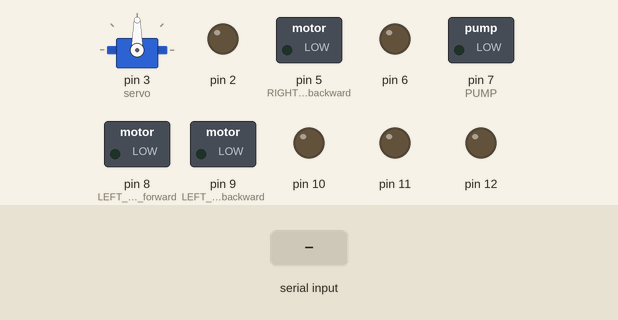
This sketch was run on a simulated Arduino Uno, built with avr-gcc and run on an emulated ATmega328P. Parts: servo, switched loads named in the sketch (green lamp = pin HIGH), output pins drawn as LEDs (lit = HIGH). The inputs (shaded band) are chosen by the test bench.

Above: at 1.2 s.
1.3 s: "F" received over Serial
At 2.2 s:
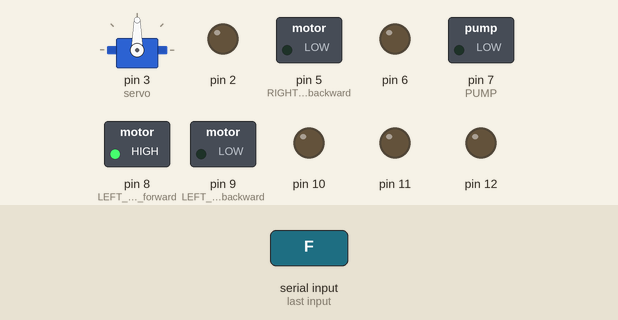
2.8 s: "B" received over Serial
At 3.4 s:
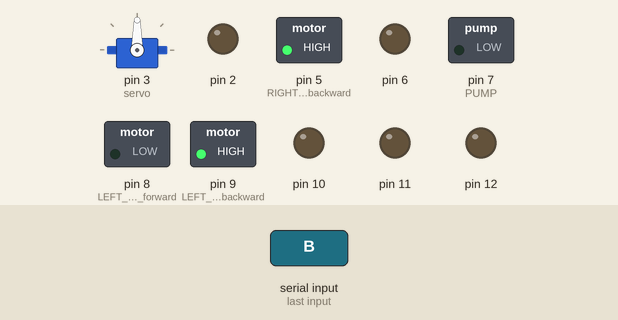
4.3 s: "r" received over Serial
At 5.5 s:
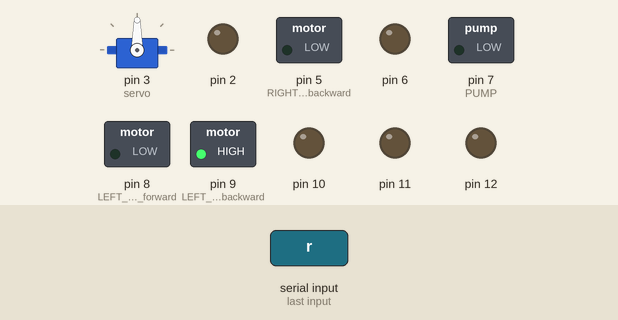
5.8 s: "l" received over Serial
At 6.8 s:
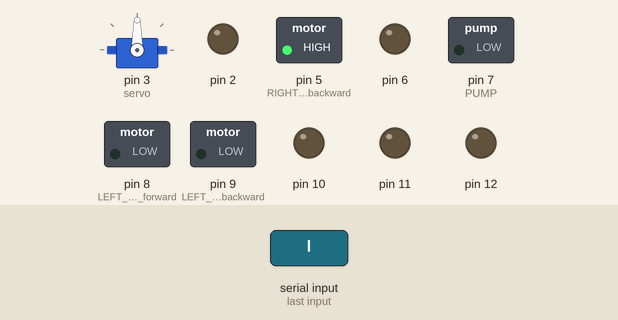
7.3 s: "P" received over Serial
At 8.0 s:
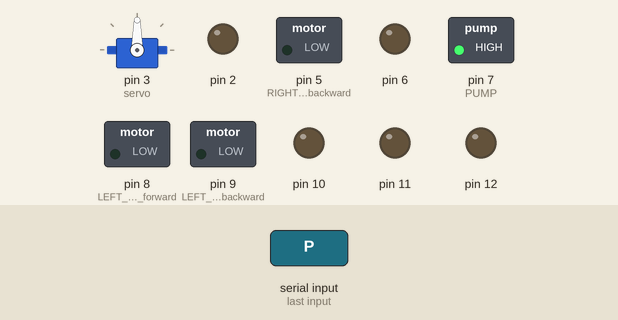
8.8 s: "D" received over Serial
At 10.2 s:
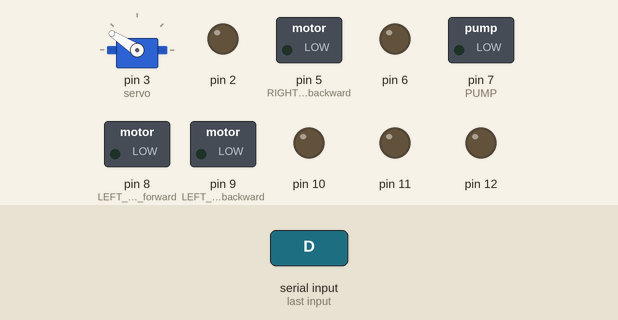
Timing chart, 0 to 11.3 s (numbered marks = the images above; inputs shaded):
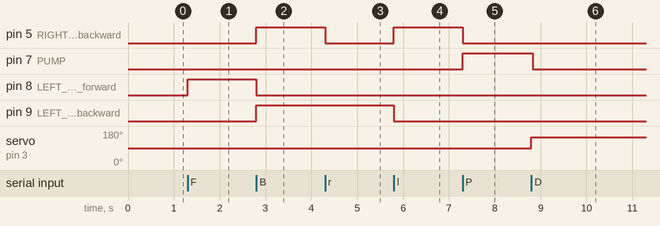

The sketch:

FFC.ino
```cpp
#include <Servo.h>   //SERVO LIBRARY

/*PINS CONFIGURATION*/

/*water pump pins*/
#define PUMP 7

/*Right motors*/

#define RIGHT_MOTORS_forward 4
#define RIGHT_MOTORS_backward 5

/*Left motors*/

#define LEFT_MOTORS_forward 8
#define LEFT_MOTORS_backward 9


/*SERVO MOTOR (~)*/
#define servo 3

/*VARIABLES*/

char reading; //the reading from the controller to the blutooth module

float pos = 0;  //the angle of the servo motor

Servo gun;      //creating an object for servo motor


/*
the function takes nothing and doesn't return anything
>>>>>>>>>>>>>>>>>>>>>>>>>>>>>>>>>>>>>>>>>>>>>>>>>>>>>>>>>>>>>>>>>>>>>>>>>>

turning  the forward relays on -->HIGH:
pins 4,8

turning all the forward relays off -->LOW:
pin  5,9

>>>>>>>>>>>>>>>>>>>>>>>>>>>>>>>>>>>>>>>>>>>>>>>>>>>>>>>>>>>>>>>>>>>>>>>>>>

water pump off

>>>>>>>>>>>>>>>>>>>>>>>>>>>>>>>>>>>>>>>>>>>>>>>>>>>>>>>>>>>>>>>>>>>>>>>>>>
F:FORWARD

                      ^
(F)  O|     |O  (F)   |
      |     |         |
      |     |         |
(F)  O|     |O  (F)   |

*/


void forward()
{
  digitalWrite(RIGHT_MOTORS_forward,HIGH);
  digitalWrite(LEFT_MOTORS_forward,HIGH);

  digitalWrite(RIGHT_MOTORS_backward,LOW);
  digitalWrite(LEFT_MOTORS_backward,LOW);

  digitalWrite(PUMP,LOW);
}


/*
the function takes nothing and doesn't return anything
>>>>>>>>>>>>>>>>>>>>>>>>>>>>>>>>>>>>>>>>>>>>>>>>>>>>>>>>>>>>>>>>>>>>>>>>>>

turning  the forward relays off -->LOW:
pins 4,8

turning all the forward relays on -->HIGH:
pin  5,9

>>>>>>>>>>>>>>>>>>>>>>>>>>>>>>>>>>>>>>>>>>>>>>>>>>>>>>>>>>>>>>>>>>>>>>>>>>

water pump off

>>>>>>>>>>>>>>>>>>>>>>>>>>>>>>>>>>>>>>>>>>>>>>>>>>>>>>>>>>>>>>>>>>>>>>>>>>
B:backward

(B)  O|     |O  (B)      |
      |     |            |
      |     |            |
(B)  O|     |O  (B)      |
                        \ /
*/


void backward()
{
  digitalWrite(RIGHT_MOTORS_forward,LOW);
  digitalWrite(LEFT_MOTORS_forward,LOW);

  digitalWrite(RIGHT_MOTORS_backward,HIGH);
  digitalWrite(LEFT_MOTORS_backward,HIGH);

  digitalWrite(PUMP,LOW);
}


/*
the function takes nothing and doesn't return anything
>>>>>>>>>>>>>>>>>>>>>>>>>>>>>>>>>>>>>>>>>>>>>>>>>>>>>>>>>>>>>>>>>>>>>>>>>>

turning  the RIGHT relays off -->LOW:
pins 4,5

turning all the LEFT relays on -->HIGH: (back)
pin  9
>>>>>>>>>>>>>>>>>>>>>>>>>>>>>>>>>>>>>>>>>>>>>>>>>>>>>>>>>>>>>>>>>>>>>>>>>>

water pump off

>>>>>>>>>>>>>>>>>>>>>>>>>>>>>>>>>>>>>>>>>>>>>>>>>>>>>>>>>>>>>>>>>>>>>>>>>>
S:STOP

(B)  O|     |O  (S)
      |     |
      |     |
(B)  O|     |O  (S)
       \
        \
         \
          -->
*/
void right_backward()
{
  digitalWrite(RIGHT_MOTORS_forward,LOW);
  digitalWrite(LEFT_MOTORS_forward,LOW);

  digitalWrite(RIGHT_MOTORS_backward,LOW);
  digitalWrite(LEFT_MOTORS_backward,HIGH);

  digitalWrite(PUMP,LOW);

}


/*
the function take nothing and doesn't return anything
>>>>>>>>>>>>>>>>>>>>>>>>>>>>>>>>>>>>>>>>>>>>>>>>>>>>>>>>>>>>>>>>>>>>>>>>>>

turning  the RIGHT relays off -->LOW:
pins 4,5

turning all the LEFT relays on -->HIGH: (forward)
pin  8
>>>>>>>>>>>>>>>>>>>>>>>>>>>>>>>>>>>>>>>>>>>>>>>>>>>>>>>>>>>>>>>>>>>>>>>>>>

water pump off

>>>>>>>>>>>>>>>>>>>>>>>>>>>>>>>>>>>>>>>>>>>>>>>>>>>>>>>>>>>>>>>>>>>>>>>>>>
S:STOP

           -->
          /
         /
        /
       /
(F)  O|     |O  (S)
      |     |
      |     |
(F)  O|     |O  (S)
*/
void right_forward()
{
  digitalWrite(RIGHT_MOTORS_forward,LOW);
  digitalWrite(LEFT_MOTORS_forward,HIGH);

  digitalWrite(RIGHT_MOTORS_backward,LOW);
  digitalWrite(LEFT_MOTORS_backward,LOW);

  digitalWrite(PUMP,LOW);
}

/*
the function take nothing and doesn't return anything
>>>>>>>>>>>>>>>>>>>>>>>>>>>>>>>>>>>>>>>>>>>>>>>>>>>>>>>>>>>>>>>>>>>>>>>>>>

turning  the RIGHT relays off -->LOW:
pins 8,9

turning all the LEFT relays on -->HIGH: (backward)
pin   5
>>>>>>>>>>>>>>>>>>>>>>>>>>>>>>>>>>>>>>>>>>>>>>>>>>>>>>>>>>>>>>>>>>>>>>>>>>

water pump off

>>>>>>>>>>>>>>>>>>>>>>>>>>>>>>>>>>>>>>>>>>>>>>>>>>>>>>>>>>>>>>>>>>>>>>>>>>
S:STOP

(S)  O|     |O  (B)
      |     |
      |     |
(S)  O|     |O  (B)
           /
          /
         /
        /
    <--
*/
void left_backward()
{
  digitalWrite(RIGHT_MOTORS_forward,LOW);
  digitalWrite(LEFT_MOTORS_forward,LOW);

  digitalWrite(RIGHT_MOTORS_backward,HIGH);
  digitalWrite(LEFT_MOTORS_backward,LOW);

  digitalWrite(PUMP,LOW);
}

/*
the function take nothing and doesn't return anything
>>>>>>>>>>>>>>>>>>>>>>>>>>>>>>>>>>>>>>>>>>>>>>>>>>>>>>>>>>>>>>>>>>>>>>>>>>

turning  the RIGHT relays off -->LOW:
pins 8,9

turning all the LEFT relays on -->HIGH: (forward)
pin   4
>>>>>>>>>>>>>>>>>>>>>>>>>>>>>>>>>>>>>>>>>>>>>>>>>>>>>>>>>>>>>>>>>>>>>>>>>>

water pump off

>>>>>>>>>>>>>>>>>>>>>>>>>>>>>>>>>>>>>>>>>>>>>>>>>>>>>>>>>>>>>>>>>>>>>>>>>>

     <--
        \
         \
          \
           \
(S)  O|     |O  (F)
      |     |
      |     |
(S)  O|     |O  (F)

*/
void left_forward()
{
  digitalWrite(RIGHT_MOTORS_forward,HIGH);
  digitalWrite(LEFT_MOTORS_forward,LOW);

  digitalWrite(RIGHT_MOTORS_backward,LOW);
  digitalWrite(LEFT_MOTORS_backward,LOW);

  digitalWrite(PUMP,LOW);
}

/*
the function take nothing and doesn't return anything
>>>>>>>>>>>>>>>>>>>>>>>>>>>>>>>>>>>>>>>>>>>>>>>>>>>>>>>>>>>>>>>>>>>>>>>>>>
turning  the RIGHT relays on -->LOW: (forward)
pins 4,9

turning all the LEFT relays on -->HIGH: (backward)
pin  5,8
>>>>>>>>>>>>>>>>>>>>>>>>>>>>>>>>>>>>>>>>>>>>>>>>>>>>>>>>>>>>>>>>>>>>>>>>>>

water pump off

>>>>>>>>>>>>>>>>>>>>>>>>>>>>>>>>>>>>>>>>>>>>>>>>>>>>>>>>>>>>>>>>>>>>>>>>>>
                           ^
 |   (B)  O|     |O  (F)   |
 |         |     |         |
 |         |     |         |
 |   (B)  O|     |O  (F)   |
\ /

*/

void rotation_360()
{
  digitalWrite(RIGHT_MOTORS_forward,HIGH);
  digitalWrite(LEFT_MOTORS_forward,LOW);

  digitalWrite(RIGHT_MOTORS_backward,LOW);
  digitalWrite(LEFT_MOTORS_backward,HIGH);

  digitalWrite(PUMP,LOW);
}

/*
the function take nothing and doesn't return anything
>>>>>>>>>>>>>>>>>>>>>>>>>>>>>>>>>>>>>>>>>>>>>>>>>>>>>>>>>>>>>>>>>>>>>>>>>>
STOP ALL THE RELAYS
>>>>>>>>>>>>>>>>>>>>>>>>>>>>>>>>>>>>>>>>>>>>>>>>>>>>>>>>>>>>>>>>>>>>>>>>>>

water pump off

>>>>>>>>>>>>>>>>>>>>>>>>>>>>>>>>>>>>>>>>>>>>>>>>>>>>>>>>>>>>>>>>>>>>>>>>>>

    (S)  O|     |O  (S)
          |     |
          |     |
    (S)  O|     |O  (S)

*/

void stop()
{
  digitalWrite(RIGHT_MOTORS_forward,LOW);
  digitalWrite(LEFT_MOTORS_forward,LOW);

  digitalWrite(RIGHT_MOTORS_backward,LOW);
  digitalWrite(LEFT_MOTORS_backward,LOW);

  digitalWrite(PUMP,LOW);
}
/*
the function take nothing and doesn't return anything
>>>>>>>>>>>>>>>>>>>>>>>>>>>>>>>>>>>>>>>>>>>>>>>>>>>>>>>>>>>>>>>>>>>>>>>>>>
trun onn the water pump

*/
void pump()
{
  digitalWrite(RIGHT_MOTORS_forward,LOW);
  digitalWrite(LEFT_MOTORS_forward,LOW);

  digitalWrite(RIGHT_MOTORS_backward,LOW);
  digitalWrite(LEFT_MOTORS_backward,LOW);

  digitalWrite(PUMP,HIGH);
}

void setup()
 {

  Serial.begin(9600);
  gun.attach(servo);

 // for loop to define all the pins as an output
  for (int counter=2 ; counter<=12 ; counter++)
  {
    if(counter==4)
    {continue;}

    pinMode(counter,OUTPUT);
  }
}

void loop() {

 //to make sure that the arduino received the data

if(Serial.available()>0)
{
  reading = Serial.read();
  /*
  we made a case for each function,
  and to enhance the code response
  we made an while loop in each case
  to make sure that as long as the
  letter received by arduino it will
  stack in the same function
  */

switch(reading)
{
  //forward case
  case 'F':
  while(reading=='F')
  {
    reading = Serial.read();
   forward();
  }
   break;


  //backward case
  case 'B':
  while(reading=='B')
  {
    reading = Serial.read();
   backward();
  }
   break;


  //right_forward case
  case 'R':
  while(reading=='R')
  {
    reading = Serial.read();
   right_forward();
  }
   break;


  //left forward case
  case 'L':
  while(reading=='L')
  {
   reading = Serial.read();
   left_forward();
  }
   break;


  //right_backwad case
  case 'r':
  while(reading=='r')
  {
   reading = Serial.read();
   right_backward();
  }
   break;


  //left_backward case
   case 'l':
  while(reading=='l')
  {
    reading = Serial.read();
   left_backward();
  }
   break;


  //pump_on case
  case 'P':
  while(reading=='P')
  {
   reading = Serial.read();
   pump();
  }
   break;


  //right_direction for the water gun
  case 'D':
  while(reading=='D')
  {
    reading = Serial.read();
    pos-=2;
    if (pos<=32.5) {gun.write(147.5);pos=147.5;}
    gun.write(pos);
    delay(30);
  }


  //left_direction for the water gun
  case 'A':
  while(reading=='A')
  {
    reading = Serial.read();
    pos+=2;
    if (pos<=237.5) {gun.write(147.5);pos=147.5;}
    gun.write(pos);
    delay(30);
  }

  case 'S':
   stop();
   break;
}

}
}
```

Measured:
- after the input at 1.3 s, pin 8 (LEFT_MOTORS_forward): LOW → HIGH at once
- after the input at 2.8 s, pin 5 (RIGHT_MOTORS_backward), pin 9 (LEFT_MOTORS_backward): LOW → HIGH at once; pin 8 (LEFT_MOTORS_forward): HIGH → LOW at once
- after the input at 4.3 s, pin 5 (RIGHT_MOTORS_backward): HIGH → LOW at once
- after the input at 5.8 s, pin 5 (RIGHT_MOTORS_backward): LOW → HIGH at once; pin 9 (LEFT_MOTORS_backward): HIGH → LOW at once
- after the input at 7.3 s, pin 5 (RIGHT_MOTORS_backward): HIGH → LOW at once; pin 7 (PUMP): LOW → HIGH at once
- after the input at 8.8 s, pin 7 (PUMP): HIGH → LOW at once; servo on pin 3 (servo): 90° → 147° at once
